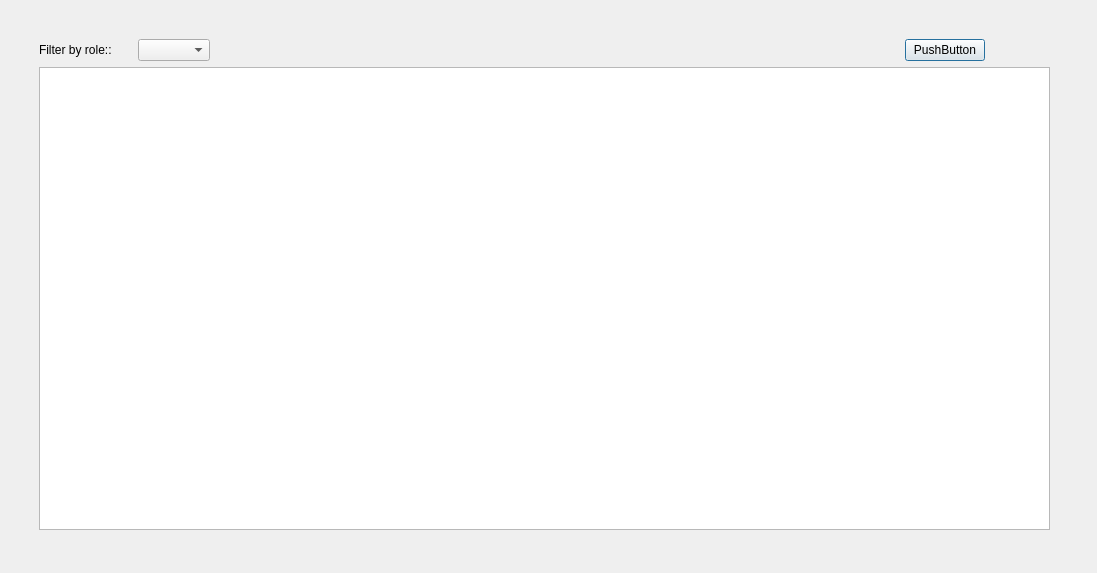
<?xml version="1.0" encoding="UTF-8"?>
<ui version="4.0">
 <class>Ui_AdminForm</class>
 <widget class="QDialog" name="Ui_AdminForm">
  <property name="geometry">
   <rect>
    <x>0</x>
    <y>0</y>
    <width>1097</width>
    <height>573</height>
   </rect>
  </property>
  <property name="windowTitle">
   <string>Dialog</string>
  </property>
  <widget class="QWidget" name="verticalLayoutWidget">
   <property name="geometry">
    <rect>
     <x>39</x>
     <y>39</y>
     <width>1011</width>
     <height>491</height>
    </rect>
   </property>
   <layout class="QVBoxLayout" name="verticalLayout_2">
    <item>
     <layout class="QHBoxLayout" name="filterSection">
      <item>
       <widget class="QLabel" name="label">
        <property name="text">
         <string>Filter by role::</string>
        </property>
       </widget>
      </item>
      <item>
       <spacer name="horizontalSpacer_2">
        <property name="orientation">
         <enum>Qt::Orientation::Horizontal</enum>
        </property>
        <property name="sizeType">
         <enum>QSizePolicy::Policy::Minimum</enum>
        </property>
        <property name="sizeHint" stdset="0">
         <size>
          <width>20</width>
          <height>20</height>
         </size>
        </property>
       </spacer>
      </item>
      <item>
       <widget class="QComboBox" name="roleFilterComboBox"/>
      </item>
      <item>
       <spacer name="horizontalSpacer">
        <property name="orientation">
         <enum>Qt::Orientation::Horizontal</enum>
        </property>
        <property name="sizeHint" stdset="0">
         <size>
          <width>24</width>
          <height>20</height>
         </size>
        </property>
       </spacer>
      </item>
      <item>
       <widget class="QPushButton" name="addUserButton">
        <property name="text">
         <string>PushButton</string>
        </property>
       </widget>
      </item>
      <item>
       <spacer name="horizontalSpacer_3">
        <property name="orientation">
         <enum>Qt::Orientation::Horizontal</enum>
        </property>
        <property name="sizeType">
         <enum>QSizePolicy::Policy::Minimum</enum>
        </property>
        <property name="sizeHint" stdset="0">
         <size>
          <width>65</width>
          <height>20</height>
         </size>
        </property>
       </spacer>
      </item>
     </layout>
    </item>
    <item>
     <layout class="QHBoxLayout" name="tableSection">
      <property name="topMargin">
       <number>0</number>
      </property>
      <item>
       <widget class="QTableWidget" name="userTableWidget"/>
      </item>
     </layout>
    </item>
   </layout>
  </widget>
 </widget>
 <resources/>
 <connections/>
</ui>
